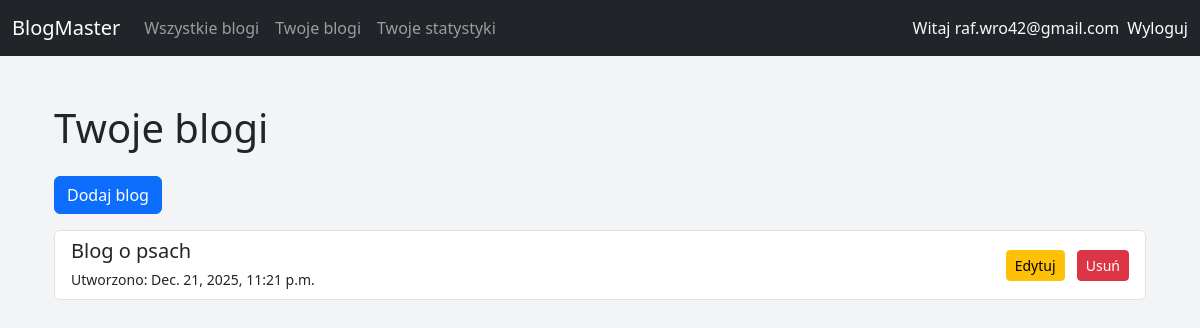
Screenshot of /blogs/user/ (signed in) with the database file from the repository.
### accounts/models.py (models this page shows, shortened)
class CustomUser(AbstractBaseUser, PermissionsMixin):
    email = models.EmailField(unique=True)
    date_joined = models.DateTimeField(default=timezone.now)
    is_active = models.BooleanField(default=True)
    is_staff = models.BooleanField(default=False)
    USERNAME_FIELD = "email"
    REQUIRED_FIELDS = []  # nie wymagamy nic więcej przy tworzeniu superusera
    objects = CustomUserManager()

### blogs/models.py (models this page shows, shortened)
class Blog(models.Model):
    owner = models.ForeignKey(User, on_delete=models.CASCADE, related_name='blogs')
    title = models.CharField(max_length=200)
    description = models.TextField(blank=True)
    created_at = models.DateTimeField(auto_now_add=True)

### blogs/views.py (the view)
# urls.py: path('user/', user_blogs, name='user_blogs'),
@login_required
def user_blogs(request):
    blogs = request.user.blogs.all()  # używamy related_name='blogs' z modelu Blog
    return render(request, 'blogs/user_blogs.html', {'blogs': blogs})

### blogs/templates/blogs/user_blogs.html (shortened to what this page needs)
{% extends 'base.html' %}
{% block content %}
<div class="container mt-4">
    <h1 class="mb-4">Twoje blogi</h1>
    <a class="btn btn-primary mb-3" href="{% url 'blog_create' %}">Dodaj blog</a>
    {% if blogs %}
        <div class="list-group">
            {% for blog in blogs %}
                <div class="list-group-item list-group-item-action d-flex justify-content-between align-items-center flex-wrap">
                    <div>
                        <a href="{% url 'blog_detail' blog.id %}" class="text-decoration-none text-dark">
                            <h5 class="mb-1">{{ blog.title }}</h5>
                            <small>Utworzono: {{ blog.created_at }}</small>
                        </a>
                    </div>
                    <div class="mt-2 mt-md-0">
                        <a href="{% url 'blog_edit' blog.pk %}" class="btn btn-sm btn-warning me-2">Edytuj</a>
                        <a href="{% url 'blog_delete' blog.pk %}" class="btn btn-sm btn-danger">Usuń</a>
                    </div>
                </div>
            {% endfor %}
        </div>
    {% else %}
        <p>Nie masz jeszcze żadnych blogów.</p>
    {% endif %}
</div>
{% endblock %}

### templates/base.html (shortened to what this page needs)
<!DOCTYPE html>
<html lang="pl">
    <head>
        <link href="https://cdn.jsdelivr.net/npm/bootstrap@5.3.2/dist/css/bootstrap.min.css" rel="stylesheet">
    </head>
    <body>
        <nav class="navbar navbar-expand-lg navbar-dark bg-dark">
            <div class="container-fluid">
                <a class="navbar-brand" href="/">BlogMaster</a>
                <div class="collapse navbar-collapse" id="navbarNav">
                    <ul class="navbar-nav me-auto">
                        <li class="nav-item"><a class="nav-link" href="/blogs/">Wszystkie blogi</a></li>
                        {% if user.is_authenticated %}
                            <li class="nav-item"><a class="nav-link" href="{% url 'user_blogs' %}">Twoje blogi</a></li>
                            <li class="nav-item"><a class="nav-link" href="/stats/">Twoje statystyki</a></li>
                        {% endif %}
                    </ul>
                    <ul class="navbar-nav ms-auto">
                        {% if user.is_authenticated %}
                            <li class="nav-item">
                                <span class="navbar-text text-light me-2">Witaj {{ user.email }}</span>
                            </li>
                            <form method="post" action="{% url 'logout' %}" style="display:inline;">
                                <button type="submit" class="nav-link btn btn-link text-decoration-none p-0 m-0" style="color: #fff;">
                                    Wyloguj
                                </button>
                            </form>
                        {% else %}
                            <li class="nav-item"><a class="nav-link" href="/accounts/login/">Zaloguj</a></li>
                            <li class="nav-item"><a class="nav-link" href="/accounts/register/">Zarejestruj się</a></li>
                        {% endif %}
                    </ul>
                </div>
            </div>
        </nav>
        <div class="container mt-5">
            {% block content %}
            {% endblock %}
        </div>
    </body>
</html>

### blogs/templates/blogs/user_blogs.html (style rules this page uses)
body { background-color: #f3f4f6; font-family: 'Segoe UI', sans-serif; }

### rows the page displays
CustomUser: email "raf.wro42@gmail.com"
Blog: title "Blog o psach", created_at "Dec. 21, 2025, 11:21 p.m."
